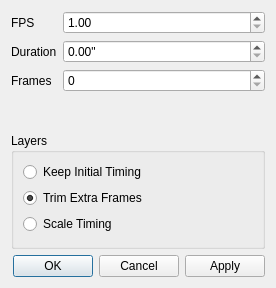
<?xml version="1.0" encoding="UTF-8"?>

<!--
SPDX-FileCopyrightText: 2019-2023 Mattia Basaglia <dev@dragon.best>

SPDX-License-Identifier: GPL-3.0-or-later
-->

<ui version="4.0">
 <class>TimingDialog</class>
 <widget class="QDialog" name="TimingDialog">
  <property name="geometry">
   <rect>
    <x>0</x>
    <y>0</y>
    <width>276</width>
    <height>288</height>
   </rect>
  </property>
  <property name="windowTitle">
   <string>Timing</string>
  </property>
  <layout class="QVBoxLayout" name="verticalLayout">
   <item>
    <layout class="QFormLayout" name="formLayout">
     <item row="0" column="0">
      <widget class="QLabel" name="label_5">
       <property name="text">
        <string>FPS</string>
       </property>
      </widget>
     </item>
     <item row="0" column="1">
      <widget class="QDoubleSpinBox" name="spin_fps">
       <property name="sizePolicy">
        <sizepolicy hsizetype="Expanding" vsizetype="Fixed">
         <horstretch>0</horstretch>
         <verstretch>0</verstretch>
        </sizepolicy>
       </property>
       <property name="minimum">
        <double>1.000000000000000</double>
       </property>
       <property name="maximum">
        <double>999.990000000000009</double>
       </property>
      </widget>
     </item>
     <item row="1" column="0">
      <widget class="QLabel" name="label_3">
       <property name="text">
        <string>Duration</string>
       </property>
      </widget>
     </item>
     <item row="1" column="1">
      <widget class="QDoubleSpinBox" name="spin_seconds">
       <property name="sizePolicy">
        <sizepolicy hsizetype="Expanding" vsizetype="Fixed">
         <horstretch>0</horstretch>
         <verstretch>0</verstretch>
        </sizepolicy>
       </property>
       <property name="suffix">
        <string>&quot;</string>
       </property>
      </widget>
     </item>
     <item row="2" column="0">
      <widget class="QLabel" name="label_4">
       <property name="text">
        <string>Frames</string>
       </property>
      </widget>
     </item>
     <item row="2" column="1">
      <widget class="QSpinBox" name="spin_frames">
       <property name="sizePolicy">
        <sizepolicy hsizetype="Expanding" vsizetype="Fixed">
         <horstretch>0</horstretch>
         <verstretch>0</verstretch>
        </sizepolicy>
       </property>
      </widget>
     </item>
    </layout>
   </item>
   <item>
    <widget class="QGroupBox" name="groupBox">
     <property name="title">
      <string>Layers</string>
     </property>
     <layout class="QVBoxLayout" name="verticalLayout_2">
      <item>
       <widget class="QRadioButton" name="check_layer_keep">
        <property name="text">
         <string>Keep Initial Timing</string>
        </property>
       </widget>
      </item>
      <item>
       <widget class="QRadioButton" name="check_layer_trim">
        <property name="text">
         <string>Trim Extra Frames</string>
        </property>
        <property name="checked">
         <bool>true</bool>
        </property>
       </widget>
      </item>
      <item>
       <widget class="QRadioButton" name="check_layer_scale">
        <property name="text">
         <string>Scale Timing</string>
        </property>
       </widget>
      </item>
     </layout>
    </widget>
   </item>
   <item>
    <widget class="QDialogButtonBox" name="button_box">
     <property name="standardButtons">
      <set>QDialogButtonBox::Apply|QDialogButtonBox::Cancel|QDialogButtonBox::Ok</set>
     </property>
    </widget>
   </item>
  </layout>
 </widget>
 <resources/>
 <connections>
  <connection>
   <sender>button_box</sender>
   <signal>clicked(QAbstractButton*)</signal>
   <receiver>TimingDialog</receiver>
   <slot>btn_clicked(QAbstractButton*)</slot>
   <hints>
    <hint type="sourcelabel">
     <x>167</x>
     <y>147</y>
    </hint>
    <hint type="destinationlabel">
     <x>275</x>
     <y>161</y>
    </hint>
   </hints>
  </connection>
  <connection>
   <sender>spin_fps</sender>
   <signal>valueChanged(double)</signal>
   <receiver>TimingDialog</receiver>
   <slot>changed_fps(double)</slot>
   <hints>
    <hint type="sourcelabel">
     <x>206</x>
     <y>19</y>
    </hint>
    <hint type="destinationlabel">
     <x>451</x>
     <y>19</y>
    </hint>
   </hints>
  </connection>
  <connection>
   <sender>spin_seconds</sender>
   <signal>valueChanged(double)</signal>
   <receiver>TimingDialog</receiver>
   <slot>changed_seconds(double)</slot>
   <hints>
    <hint type="sourcelabel">
     <x>240</x>
     <y>58</y>
    </hint>
    <hint type="destinationlabel">
     <x>543</x>
     <y>60</y>
    </hint>
   </hints>
  </connection>
  <connection>
   <sender>spin_frames</sender>
   <signal>valueChanged(int)</signal>
   <receiver>TimingDialog</receiver>
   <slot>changed_frames(int)</slot>
   <hints>
    <hint type="sourcelabel">
     <x>215</x>
     <y>93</y>
    </hint>
    <hint type="destinationlabel">
     <x>441</x>
     <y>103</y>
    </hint>
   </hints>
  </connection>
 </connections>
 <slots>
  <slot>btn_clicked(QAbstractButton*)</slot>
  <slot>changed_fps(double)</slot>
  <slot>changed_seconds(double)</slot>
  <slot>changed_frames(int)</slot>
 </slots>
</ui>
